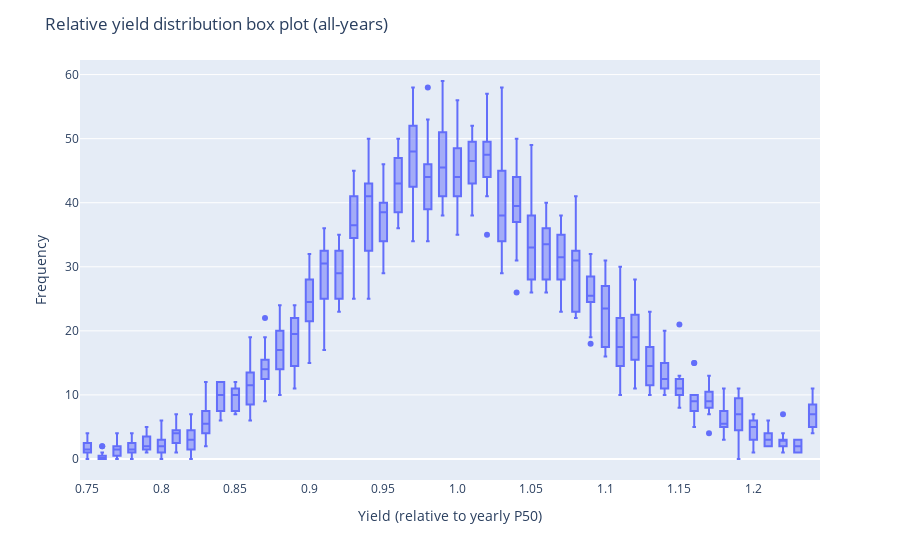

The notebook cell this image was saved under:
### Markdown cell above
## Further analysis

Continue your own analysis below

### Code cell
# Example: Plot a box plot of all years' relative yield distributions
fig = px.box(yearly_hist_df)
fig.update_layout(
    title=f"Relative yield distribution box plot{' (all-years)' if N_YEARS > 1 else '(single year)'}",
    xaxis_title="Yield (relative to yearly P50)",
    yaxis_title="Frequency"
)
fig.update_xaxes(dtick=5)
fig.show()
yearly_p_df

### Figure 1 — Plotly figure (JSON) as saved in the notebook; plotly's stock layout.template omitted (floating-point values rounded to 4 significant figures; data arrays with more than 128 entries replaced by an {"elided": "..."} marker saying what was removed)
{"data": [{"alignmentgroup": "True", "hovertemplate": "variable=%{x}<br>value=%{y}<extra></extra>", "legendgroup": "", "marker": {"color": "#636efa"}, "name": "", "notched": false, "offsetgroup": "", "orientation": "v", "showlegend": false, "type": "box", "x": {"elided": "600 str values"}, "x0": " ", "xaxis": "x", "y": {"elided": "600 int values"}, "y0": " ", "yaxis": "y"}], "layout": {"boxmode": "group", "legend": {"tracegroupgap": 0}, "margin": {"t": 60}, "title": {"text": "Relative yield distribution box plot (all-years)"}, "xaxis": {"anchor": "y", "domain": [0, 1], "dtick": 5, "title": {"text": "Yield (relative to yearly P50)"}}, "yaxis": {"anchor": "x", "domain": [0, 1], "title": {"text": "Frequency"}}}}
